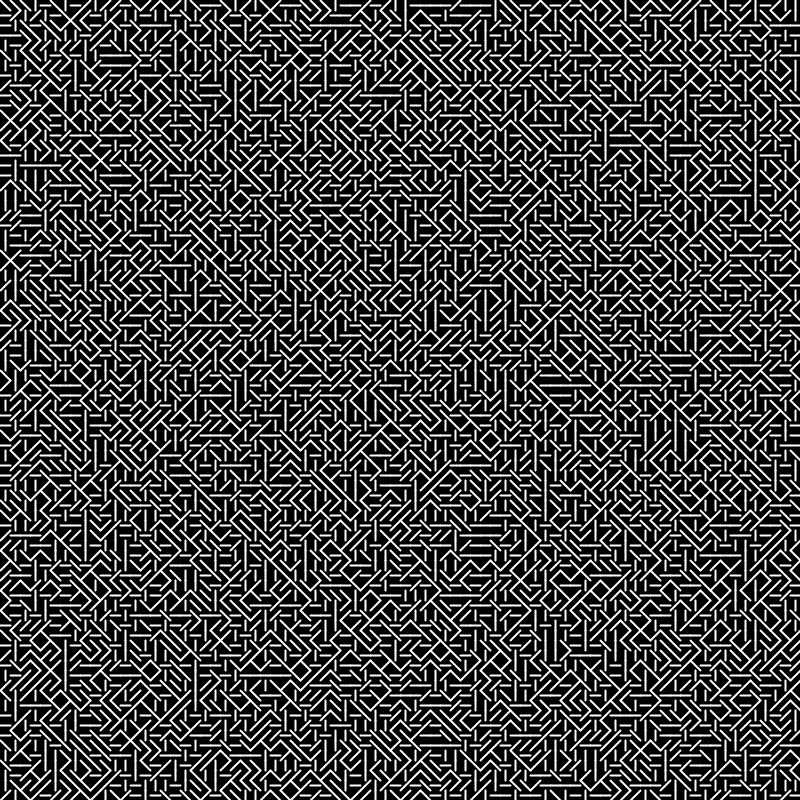
Frame 1 (no input)
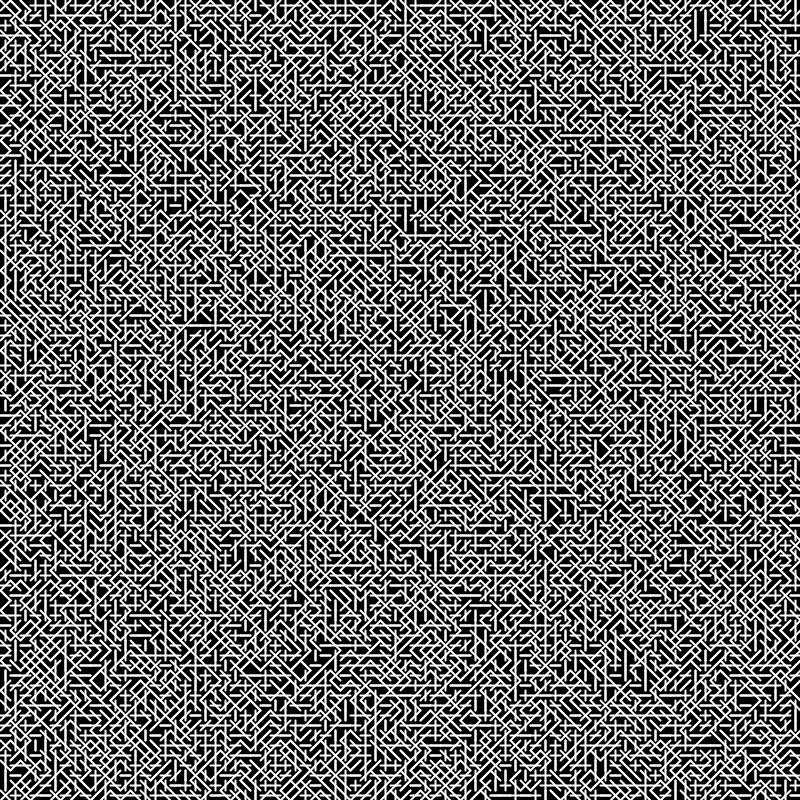
Frame 2 (the mouse pressed at the canvas centre, redrawn once)

The Processing sketch that drew these frames (run headless with seeded random() and noise(); the mouse was pressed at the canvas centre and the sketch redrawn once):

// Processing sketch: grid1
// ── grid1.pde
// KP - S26 - DMP
//Lab2: Design Basics Teil 2. BS Grid 1 (Static Illustration)
//Nested loops
//Step1: 2 For-Loops, one for the columns and one for the rows
//Step2: 4 types of Lines: Vert, Horz, and 2xDiagonalBetween beginShape and endShape, create the Vertex X,Y Points 
//Draw a line (4 lines, randomize, each line has a 0.25 probability to be drawn)
//Var count defines the size of the grid
//move the Hor und Ver lines to the middle of the cell (+ size/2)


float size;
float count=80;
void setup() {
  size(800, 800);
  background(0);
  stroke(255);
  size = width/count;
  noLoop();
  randomSeed(10);
}
void draw() {
  for (int i= 0; i<count; i++) {
    for (int j=0; j<count; j++) {
      strokeWeight(1);
      // rect(size*i, size*j, size, size);
      float posX =size*i;
      float posY = size*j;
      strokeWeight(2);
      float r = random(1);
      if (r<=0.25) {
        line(posX+size/2, posY, posX+size/2, posY+size);//Vert
      } else if (r>0.25 && r<0.5) {
        line(posX, posY+size/2, posX+size, posY+size/2);//Hor
      } else if (r>0.5 && r<0.75) {
        line(posX, posY, posX+size, posY+size);//1.Diagonal
      } else {
        line(posX+size, posY, posX, posY+size);
      }
    }//innere
  }
}
